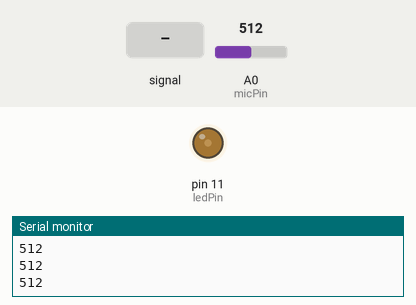
A sketch run on a simulated Arduino Uno, built with avr-gcc and run on an emulated ATmega328P. Parts: output pins drawn as LEDs (lit = HIGH), the last lines printed to the serial monitor. Inputs (shaded band) come from the test bench; at power-on: A0 (micPin) = 512.

Above: at 1.2 s.
1.3 s: A0 (micPin) fed a 200 Hz sine of ±81 counts around its level
At 1.5 s:
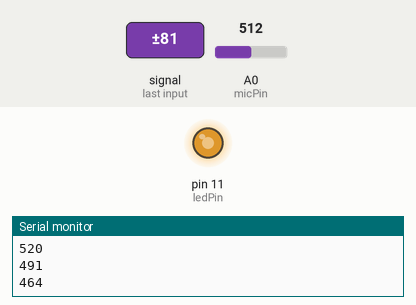
4.3 s: A0 (micPin) fed a 1000 Hz sine of ±255 counts around its level
7.3 s: A0 (micPin) fed a 200 Hz sine of ±255 counts around its level
10.3 s: A0 (micPin) set to 716
At 11.1 s:
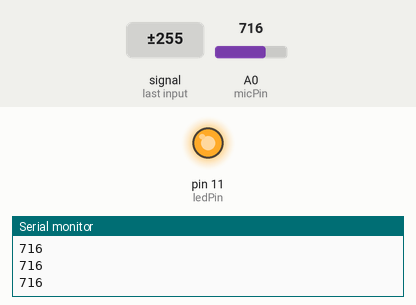
Timing chart, 0 to 12.8 s (numbered marks = the images above; inputs shaded):
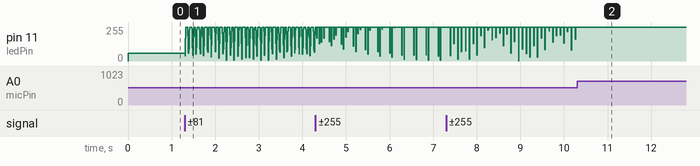

The sketch:

15_Sound_Visualize.ino
```cpp
/*
  15_Sound_Visualize
  声音可视化：对着麦克风吹气或大喊，LED 随音量亮起
*/

int micPin = A0;   // 声音传感器接 A0
int ledPin = 11;   // LED 接 PWM 口 11

void setup() {
  pinMode(ledPin, OUTPUT);
  Serial.begin(9600);
}

void loop() {
  // 读取声音传感器的模拟值
  // 声音传感器通常输出一个波动的电压
  // 我们读它的“峰值”或者直接读瞬时值
  int soundValue = analogRead(micPin);

  // 打印看看平时安静时是多少
  Serial.println(soundValue);

  // 简单的映射：
  // 假设安静时约 500 (中间电压)
  // 声音大时会偏离 500 (比如变成 800 或 200)
  // 这里我们取绝对偏差值来表示“音量”
  int volume = abs(soundValue - 500);

  // 放大一点灵敏度，让变化更明显 (比如乘 5 倍)
  int brightness = volume * 5;

  // 限制在 0-255 范围内
  if (brightness > 255) brightness = 255;

  analogWrite(ledPin, brightness);

  delay(10); // 快速响应
}
```

Measured:
- after the input at 10.3 s, pin 11 (ledPin): stops changing and stays 255/255
